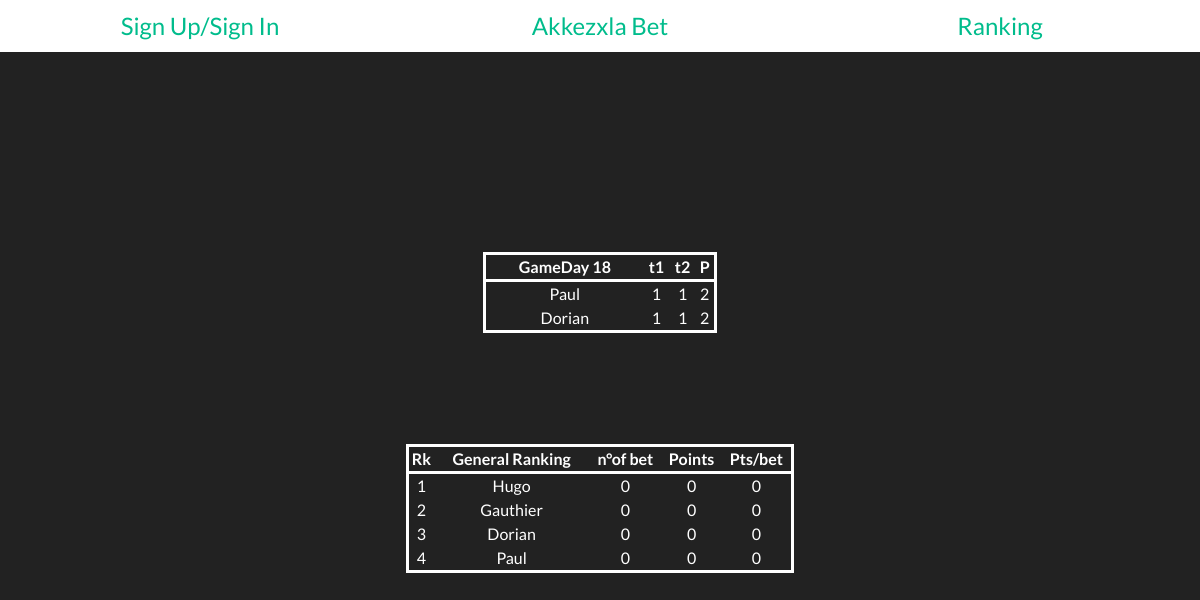
/ranking.php, run on the app's committed database.
### tables this page shows
CREATE TABLE `result` (
  `id` int(11) NOT NULL,
  `gameday` int(5) NOT NULL,
  `match1` varchar(5) NOT NULL,
  `match2` varchar(5) NOT NULL,
  `match3` varchar(5) NOT NULL,
  `match4` varchar(5) NOT NULL,
  `match5` varchar(5) NOT NULL,
  `match6` varchar(5) NOT NULL,
  `match7` varchar(5) NOT NULL,
  `match8` varchar(5) NOT NULL,
  `match9` varchar(5) NOT NULL,
  `match10` varchar(5) NOT NULL
);

CREATE TABLE `bet` (
  `id` int(11) NOT NULL,
  `gameday` varchar(25) NOT NULL,
  `surname` varchar(50) NOT NULL,
  `match1` varchar(5) NOT NULL,
  `match2` varchar(5) NOT NULL,
  `match3` varchar(5) NOT NULL,
  `match4` varchar(5) NOT NULL,
  `match5` varchar(5) NOT NULL,
  `match6` varchar(5) NOT NULL,
  `match7` varchar(5) NOT NULL,
  `match8` varchar(5) NOT NULL,
  `match9` varchar(5) NOT NULL,
  `match10` varchar(5) NOT NULL
);

### connectExcel.php (called while the page is built, shortened)
<?php
require_once "connect.php";
try {
    $getResult = "SELECT * FROM result";
    $reqGetResult = $db->prepare($getResult);
    $SubmitGetResult = $reqGetResult->execute();
    $result = $reqGetResult->fetchAll();
}
catch (PDOException $e) {
    $db = null;
    echo 'Erreur : '.$e->getMessage();
}
$resultDay = 1;
if(!empty($result)) {
    for($i = 0; $i < count($result); $i++) {
        if($result[$i]['gameday'] > $resultDay) {
            $resultDay = $result[$i]['gameday'];
            $gameDay = $resultDay + 1;
        }
    }
}
else {
    $resultDay = 22;
    $gameDay = $resultDay + 1;
}
?>

### checkExistingTicket.php (called while the page is built, shortened)
<?php
require_once "connectExcel.php";
?>

### ranking_post.php (called while the page is built, shortened)
<?php
require_once "connectExcel.php";
try {
    $viewUserBet = "SELECT gameday,surname,match1,match2,match3,match4,match5,match6,match7,match8,match9,match10 From bet Where gameday=".$resultDay."";
    $reqUserBet = $db->prepare($viewUserBet);
    $UserBetSubmit = $reqUserBet->execute();
    $userBet = $reqUserBet->fetchAll();
}
catch (PDOException $e) {
    $db = null;
    echo 'Erreur : '.$e->getMessage();
}
$points = [];
try {
    $getSurname = "SELECT surname FROM bet";
    $reqGetSurname = $db->prepare($getSurname);
    $userBetSurname = $reqGetSurname->fetchAll();
}
catch (PDOException $e) {
    $db = null;
    echo 'Erreur : '.$e->getMessage();
}
$players = [];
for($i = 0; $i < count($userBetSurname); $i++) {
    if(!in_array($userBetSurname[$i]['surname'], $players)){
        array_push($players, $userBetSurname[$i]['surname']);
    }
}
$playersNumber = count($players);
$betNumber = 0;
$userPoint = 0;
$userPoints = [];
for($i = 0; $i < $playersNumber; $i++){
    array_push($userPoints, [$players[$i], $userPoint, $betNumber]);
    $userPoint = 0;
    $betNumber = 0;
}
$userRatio = [];
for($j = 0; $j < $playersNumber; $j++) {
    if( $userPoints[$j][2] > 0) {
        $userRatio[$j] = $userPoints[$j][1] / $userPoints[$j][2];
    }
    else {
        $userRatio[$j] = 0;
    }
    array_push($userPoints[$j], $userRatio[$j]);
}
$userRanking = [];
$maxUserPoints = 0;
for($j = 0; $j < $playersNumber; $j++) {
    for($i = 0; $i < count($userPoints); $i++) {
        if($userPoints[$i][1] >= $maxUserPoints) {
            $maxUserPoints = $userPoints[$i][1];
            $userRanking[$j] = $userPoints[$i];
            $startSplice = $i;
        }
    }
    array_splice($userPoints, $startSplice, 1);
    $maxUserPoints = 0;
}
?>

### ranking.php (the view, shortened to what this page needs)
<?php
include_once "_head.php";
include_once "_nav.php";
require_once "ranking_post.php";
?>
<body>
    <main class="main-ranking">
        <div class="akkezxla">
            <div class="result-wrapper akkezxla-result-wrapper">
                <?php
                if(!empty($points)) {
                ?>
                <table class="result akkezxla-result">
                    <tr>
                        <th>GameDay <?php echo $gameDay - 1; ?></th>
                        <th>t1</th>
                        <th>t2</th>
                        <th>P</th>
                    </tr>
                <?php
                for($i = 0; $i < count($userBet); $i++) {
                ?>
                    <tr>
                        <td><?php echo $points[$i][1];?></td>
                        <td><?php echo $points[$i][3];?></td>
                        <td><?php echo $points[$i][4];?></td>
                        <td><?php echo $points[$i][2];?></td>
                    </tr>
                <?php
                }
                ?>
                </table>
                <?php
                }
                ?>
            </div>
            <div class="ranking-wrapper akkezxla-ranking-wrapper">
            <?php
            if(!empty($userRanking[0])){
            ?>
                <table class="akkezxla-ranking">
                    <tr>
                        <th>Rk</th>
                        <th>General Ranking</th>
                        <th>n°of bet</th>
                        <th>Points</th>
                        <th>Pts/bet</th>
                    </tr>
                    <?php
                    for($i = 0; $i < count($userRanking); $i++) {
                    ?>
                    <tr>
                        <td><?php echo $i + 1;?></td>
                        <td><?php echo $userRanking[$i][0];?></td>
                        <td><?php echo $userRanking[$i][2];?></td>
                        <td><?php echo $userRanking[$i][1];?></td>
                        <td><?php echo round($userRanking[$i][3], 2);?></td>
                    </tr>
                    <?php
                    }
                    ?>
                </table>
            <?php
            }
            ?>
            </div>
        </div>
    </main>
</body>

### style.css (style rules this page uses)
* { margin: 0; padding: 0; }
main { width: 100%; display: flex; flex-direction: column; align-items: center; }
:root { --effect: hover 0.75s linear infinite; }
.main-ranking { display: flex; width: 90%; margin: auto; height: 90vh; justify-content: space-evenly; flex-direction: row; }
.ranking-wrapper, .result-wrapper { width: 45%; margin: auto; }
.akkezxla-result-wrapper { width: 60%; margin: auto; }
.akkezxla-ranking-wrapper { width: 100%; margin: auto; }
.akkezxla { display: flex; width: 45%; flex-direction: column; justify-content: space-evenly; align-items: center; height: 60%; }
.akkezxla-result, .akkezxla-ranking { width: 80%; margin: auto; text-align: center; border: solid; }
.akkezxla-result th, .akkezxla-ranking th { border-bottom: solid; }

### data on the page
result: $gameDay-1 "18"
bet: surname "Paul"
bet: surname "Dorian"

### other printed values
$points[$i][3] "1"
$points[$i][4] "1"
$points[$i][2] "2"
$userRanking[$i][0] "Hugo"
$userRanking[$i][2] "0"
$userRanking[$i][1] "0"
$userRanking[$i][3] "0"
$userRanking[$i][0] "Gauthier"
$userRanking[$i][0] "Dorian"
$userRanking[$i][0] "Paul"
